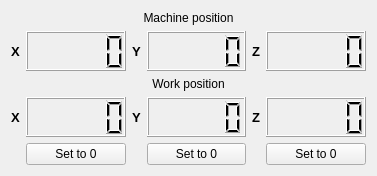
<?xml version="1.0" encoding="UTF-8"?>
<ui version="4.0">
 <class>CoordinateDisplay</class>
 <widget class="QWidget" name="CoordinateDisplay">
  <property name="geometry">
   <rect>
    <x>0</x>
    <y>0</y>
    <width>377</width>
    <height>171</height>
   </rect>
  </property>
  <property name="sizePolicy">
   <sizepolicy hsizetype="Preferred" vsizetype="Fixed">
    <horstretch>0</horstretch>
    <verstretch>0</verstretch>
   </sizepolicy>
  </property>
  <property name="windowTitle">
   <string>Form</string>
  </property>
  <layout class="QGridLayout" name="gridLayout">
   <item row="1" column="0">
    <widget class="QLabel" name="label_2">
     <property name="sizePolicy">
      <sizepolicy hsizetype="Fixed" vsizetype="Preferred">
       <horstretch>0</horstretch>
       <verstretch>0</verstretch>
      </sizepolicy>
     </property>
     <property name="font">
      <font>
       <pointsize>10</pointsize>
       <weight>75</weight>
       <bold>true</bold>
      </font>
     </property>
     <property name="text">
      <string>X</string>
     </property>
     <property name="alignment">
      <set>Qt::AlignCenter</set>
     </property>
    </widget>
   </item>
   <item row="1" column="1">
    <widget class="QLCDNumber" name="machXlcd">
     <property name="minimumSize">
      <size>
       <width>0</width>
       <height>40</height>
      </size>
     </property>
     <property name="font">
      <font>
       <pointsize>9</pointsize>
      </font>
     </property>
     <property name="frameShape">
      <enum>QFrame::Box</enum>
     </property>
     <property name="frameShadow">
      <enum>QFrame::Raised</enum>
     </property>
     <property name="lineWidth">
      <number>1</number>
     </property>
     <property name="midLineWidth">
      <number>0</number>
     </property>
     <property name="smallDecimalPoint">
      <bool>false</bool>
     </property>
    </widget>
   </item>
   <item row="1" column="2">
    <widget class="QLabel" name="label_3">
     <property name="sizePolicy">
      <sizepolicy hsizetype="Fixed" vsizetype="Preferred">
       <horstretch>0</horstretch>
       <verstretch>0</verstretch>
      </sizepolicy>
     </property>
     <property name="font">
      <font>
       <pointsize>10</pointsize>
       <weight>75</weight>
       <bold>true</bold>
      </font>
     </property>
     <property name="text">
      <string>Y</string>
     </property>
     <property name="alignment">
      <set>Qt::AlignCenter</set>
     </property>
    </widget>
   </item>
   <item row="1" column="3">
    <widget class="QLCDNumber" name="machYlcd">
     <property name="minimumSize">
      <size>
       <width>0</width>
       <height>40</height>
      </size>
     </property>
     <property name="frameShadow">
      <enum>QFrame::Raised</enum>
     </property>
     <property name="smallDecimalPoint">
      <bool>false</bool>
     </property>
    </widget>
   </item>
   <item row="1" column="4">
    <widget class="QLabel" name="label_4">
     <property name="sizePolicy">
      <sizepolicy hsizetype="Fixed" vsizetype="Preferred">
       <horstretch>0</horstretch>
       <verstretch>0</verstretch>
      </sizepolicy>
     </property>
     <property name="font">
      <font>
       <pointsize>10</pointsize>
       <weight>75</weight>
       <bold>true</bold>
      </font>
     </property>
     <property name="text">
      <string>Z</string>
     </property>
     <property name="alignment">
      <set>Qt::AlignCenter</set>
     </property>
    </widget>
   </item>
   <item row="1" column="5">
    <widget class="QLCDNumber" name="machZlcd">
     <property name="minimumSize">
      <size>
       <width>0</width>
       <height>40</height>
      </size>
     </property>
     <property name="frameShadow">
      <enum>QFrame::Raised</enum>
     </property>
     <property name="smallDecimalPoint">
      <bool>false</bool>
     </property>
    </widget>
   </item>
   <item row="2" column="0" colspan="6">
    <widget class="QLabel" name="workPosLabel">
     <property name="text">
      <string>Work position</string>
     </property>
     <property name="alignment">
      <set>Qt::AlignCenter</set>
     </property>
    </widget>
   </item>
   <item row="3" column="0">
    <widget class="QLabel" name="label_7">
     <property name="sizePolicy">
      <sizepolicy hsizetype="Fixed" vsizetype="Preferred">
       <horstretch>0</horstretch>
       <verstretch>0</verstretch>
      </sizepolicy>
     </property>
     <property name="font">
      <font>
       <pointsize>10</pointsize>
       <weight>75</weight>
       <bold>true</bold>
      </font>
     </property>
     <property name="text">
      <string>X</string>
     </property>
     <property name="alignment">
      <set>Qt::AlignCenter</set>
     </property>
    </widget>
   </item>
   <item row="3" column="1">
    <widget class="QLCDNumber" name="workXlcd">
     <property name="minimumSize">
      <size>
       <width>0</width>
       <height>40</height>
      </size>
     </property>
     <property name="frameShadow">
      <enum>QFrame::Raised</enum>
     </property>
     <property name="smallDecimalPoint">
      <bool>false</bool>
     </property>
     <property name="digitCount">
      <number>5</number>
     </property>
    </widget>
   </item>
   <item row="3" column="2">
    <widget class="QLabel" name="label_5">
     <property name="sizePolicy">
      <sizepolicy hsizetype="Fixed" vsizetype="Preferred">
       <horstretch>0</horstretch>
       <verstretch>0</verstretch>
      </sizepolicy>
     </property>
     <property name="font">
      <font>
       <pointsize>10</pointsize>
       <weight>75</weight>
       <bold>true</bold>
      </font>
     </property>
     <property name="text">
      <string>Y</string>
     </property>
     <property name="alignment">
      <set>Qt::AlignCenter</set>
     </property>
    </widget>
   </item>
   <item row="3" column="3">
    <widget class="QLCDNumber" name="workYlcd">
     <property name="minimumSize">
      <size>
       <width>0</width>
       <height>40</height>
      </size>
     </property>
     <property name="frameShadow">
      <enum>QFrame::Raised</enum>
     </property>
     <property name="smallDecimalPoint">
      <bool>false</bool>
     </property>
    </widget>
   </item>
   <item row="3" column="4">
    <widget class="QLabel" name="label_8">
     <property name="sizePolicy">
      <sizepolicy hsizetype="Fixed" vsizetype="Preferred">
       <horstretch>0</horstretch>
       <verstretch>0</verstretch>
      </sizepolicy>
     </property>
     <property name="font">
      <font>
       <pointsize>10</pointsize>
       <weight>75</weight>
       <bold>true</bold>
      </font>
     </property>
     <property name="text">
      <string>Z</string>
     </property>
     <property name="alignment">
      <set>Qt::AlignCenter</set>
     </property>
    </widget>
   </item>
   <item row="3" column="5">
    <widget class="QLCDNumber" name="workZlcd">
     <property name="minimumSize">
      <size>
       <width>0</width>
       <height>40</height>
      </size>
     </property>
     <property name="frameShadow">
      <enum>QFrame::Raised</enum>
     </property>
     <property name="smallDecimalPoint">
      <bool>false</bool>
     </property>
    </widget>
   </item>
   <item row="4" column="1">
    <widget class="QPushButton" name="zeroXButton">
     <property name="text">
      <string>Set to 0</string>
     </property>
    </widget>
   </item>
   <item row="4" column="3">
    <widget class="QPushButton" name="zeroYButton">
     <property name="text">
      <string>Set to 0</string>
     </property>
    </widget>
   </item>
   <item row="4" column="5">
    <widget class="QPushButton" name="zeroZButton">
     <property name="text">
      <string>Set to 0</string>
     </property>
    </widget>
   </item>
   <item row="0" column="0" colspan="6">
    <widget class="QLabel" name="machPosLabel">
     <property name="text">
      <string>Machine position</string>
     </property>
     <property name="alignment">
      <set>Qt::AlignCenter</set>
     </property>
    </widget>
   </item>
  </layout>
 </widget>
 <resources/>
 <connections/>
</ui>
